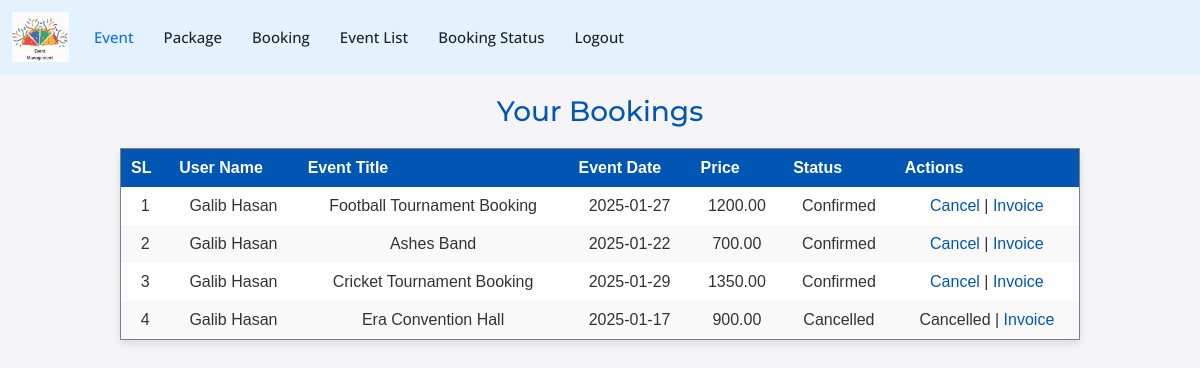
The page /usar-booking-list.php (signed in) on the database as committed earlier.
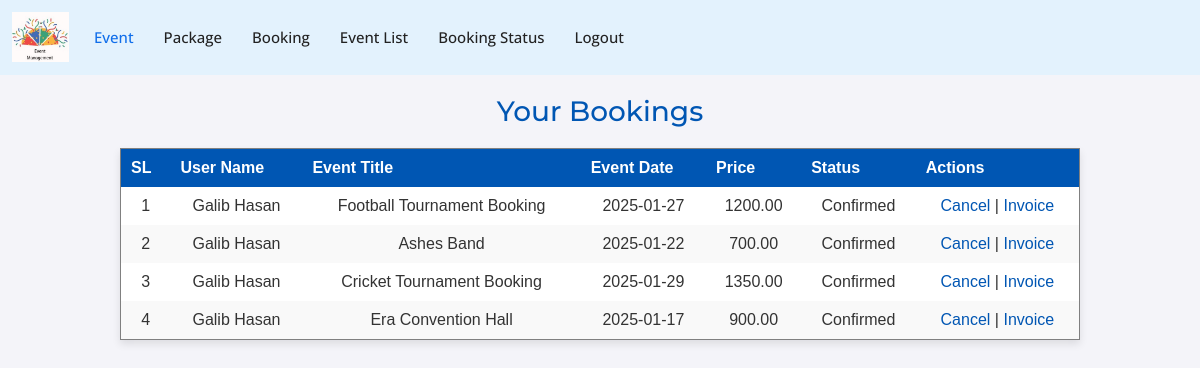
The same page on the database as committed later.
### tables this page shows
CREATE TABLE `bookings` (
  `id` int(11) NOT NULL,
  `user_id` int(11) NOT NULL,
  `event_id` int(11) NOT NULL,
  `booking_date` timestamp NOT NULL DEFAULT current_timestamp(),
  `status` varchar(255) DEFAULT 'pending'
);

CREATE TABLE `user` (
  `userid` int(11) NOT NULL,
  `name` varchar(50) NOT NULL,
  `contact` varchar(250) NOT NULL,
  `email` varchar(50) NOT NULL,
  `password` varchar(50) NOT NULL,
  `roleid` int(11) NOT NULL
);

CREATE TABLE `events` (
  `id` int(11) NOT NULL,
  `event_title` varchar(255) NOT NULL,
  `event_date` date NOT NULL,
  `event_time` time NOT NULL,
  `event_location` varchar(255) NOT NULL,
  `event_description` text NOT NULL,
  `price` decimal(10,2) NOT NULL,
  `event_image` varchar(255) NOT NULL,
  `created_at` timestamp NOT NULL DEFAULT current_timestamp()
);

### usar-booking-list.php (the view, shortened to what this page needs)
<?php
include('connect.php');
include('header.php');
$current_user_id = $_SESSION['uid'];
$sql =
    "SELECT bookings.id AS booking_id,
               events.event_title,
               events.event_date,
               events.price,
               bookings.status,
               user.name AS user_name
        FROM bookings
        JOIN events ON bookings.event_id = events.id
        JOIN user ON bookings.user_id = userid
        WHERE bookings.user_id = ?
        ORDER BY bookings.booking_date DESC";
$stmt = $connect->prepare($sql);
$stmt->bind_param('i', $current_user_id);
$stmt->execute();
$result = $stmt->get_result();
?>
<!DOCTYPE html>
<html lang="en">
<head>
</head>
<body>
    <h3>Your Bookings</h3>
    <table border="1" cellpadding="10" cellspacing="0">
        <thead>
            <tr>
                <th>SL</th>
                <th>User Name</th>
                <th>Event Title</th>
                <th>Event Date</th>
                <th>Price</th>
                <th>Status</th>
                <th>Actions</th>
            </tr>
        </thead>
        <tbody>
            <?php
            if ($result->num_rows > 0) {
                $sl = 1;
                while ($row = $result->fetch_assoc()) {
                    echo "<tr>
                            <td>{$sl}</td>
                            <td>{$row['user_name']}</td>
                            <td>{$row['event_title']}</td>
                            <td>{$row['event_date']}</td>
                            <td>{$row['price']}</td>
                            <td>{$row['status']}</td>
                            <td>";
                    if ($row['status'] != 'Cancelled') {
                        echo "<a href='usar-booking-list.php?action={$row['booking_id']}'
                              onclick='return confirm(\"Are you sure you want to cancel this booking?\")'>Cancel</a> | ";
                    } else {
                        echo "Cancelled | ";
                    }
                    echo "<a href='invoice.php?booking_id={$row['booking_id']}'>Invoice</a>";
                    echo "</td>
                          </tr>";
                    $sl++;
                }
            } else {
                echo "<tr><td colspan='7'>No bookings found.</td></tr>";
            }
            ?>
        </tbody>
    </table>
</body>
</html>

Rows that differ between the two databases and show on the page:
changed bookings "Era Convention Hall": status "Cancelled" → "Confirmed"; status "Cancelled |" → "Cancel |"
